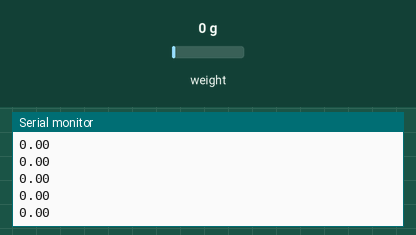
A sketch run on a simulated Arduino Uno, built with avr-gcc and run on an emulated ATmega328P. Parts: the last lines printed to the serial monitor. The test bench sets the inputs (shaded band); at power-on: weight on the scale 0 g.

Above: at 3.6 s.
3.7 s: weight on the scale set to 100 g
At 3.71 s:
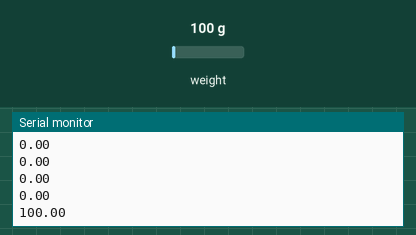
5.2 s: weight on the scale set to 1250 g
At 5.22 s:
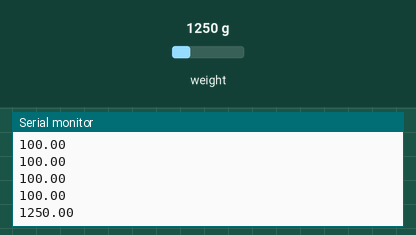
Timing chart, 0 to 8.2 s (numbered marks = the images above; inputs shaded):
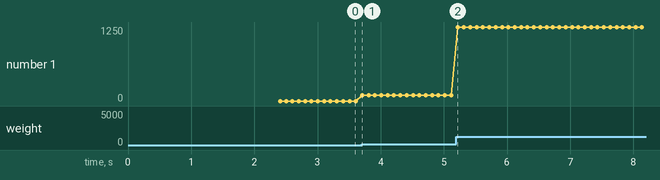

Measured:
- after the input at 3.7 s, the serial monitor: prints a new line at once (image 1)
- after the input at 5.2 s, the serial monitor: prints a new line at once (image 2)
- plotted number 1: 0 → 100 after the input at 3.7 s, 100 → 1250 after the input at 5.2 s

The sketch:

testing_scales.ino
```cpp
#include <HX711_ADC.h>

HX711_ADC LoadCell(28, 29); // DT pin, SCK pin

void setup() {
  Serial.begin(9600);

  LoadCell.begin();
  LoadCell.start(2000);
  LoadCell.setCalFactor(100);

  Serial.println("initialised");
}

void loop() {
  // put your main code here, to run repeatedly:
  LoadCell.update();
  float i = LoadCell.getData();
  Serial.println(i);
  delay(100);
}
```
